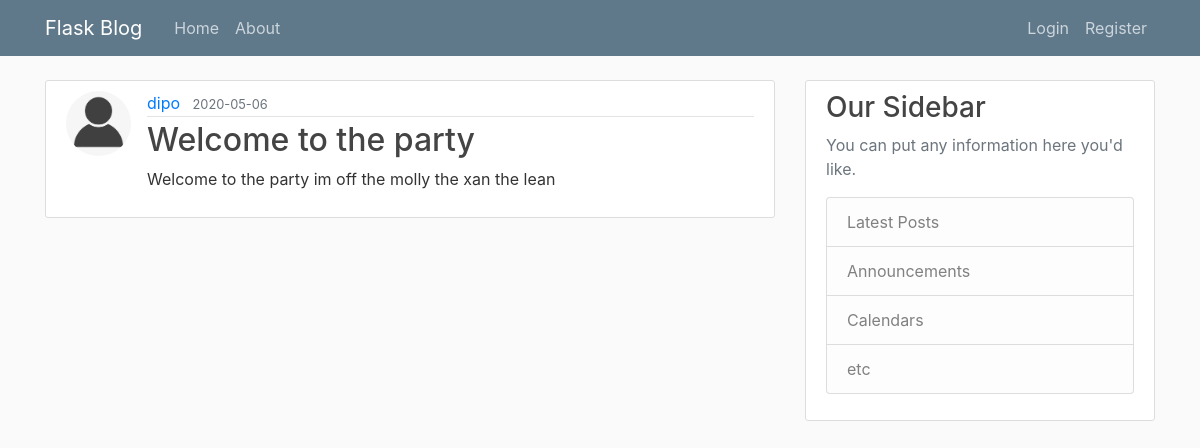
/post/1, run on the app's committed database.
### FlaskBlog/models.py (models this page shows, shortened)
class User(db.Model,UserMixin):
    id = db.Column(db.Integer, primary_key = True)
    username = db.Column(db.String(20), unique = True, nullable = False)
    email = db.Column(db.String(120), unique = True, nullable = False)
    profile_image = db.Column(db.String(20), nullable = False, default = "default.jpg")
    password = db.Column(db.String(60), nullable = False)
    post = db.relationship('Post', backref = "author", lazy = True)

class Post(db.Model):
    id = db.Column(db.Integer, primary_key = True)
    title = db.Column(db.String(100),nullable = False,)
    time = db.Column(db.DateTime, nullable = False, default = datetime.utcnow)
    content = db.Column(db.Text, nullable = False)
    user_id = db.Column(db.Integer, db.ForeignKey('user.id'), nullable=False)

### FlaskBlog/posts/routes.py (the view)
@posts.route("/post/<int:post_id>")
def post(post_id):
    post = Post.query.get_or_404(post_id) #returns a 404 message is the post does not exist
    return render_template("post.html", title=post.title, post=post)

### FlaskBlog/templates/post.html (shortened to what this page needs)
{% extends "layout.html" %}
{% block content %}
    <article class="media content-section">
         <img class="rounded-circle article-img" src="{{ url_for('static', filename='profile_pics/' + post.author.profile_image) }}">
         <div class="media-body">
             <div class="article-metadata">
                 <a class="mr-2" href="#">{{ post.author.username }}</a>
                 <small class="text-muted">{{ post.time.strftime("%Y-%m-%d") }}</small>
             </div>
             <h2 class="article-title">{{ post.title }}</a></h2>
             <p class="article-content">{{ post.content }}</p>
         </div>
    </article>
{% endblock content %}

### FlaskBlog/static/main.css (style rules this page uses)
body { background: #fafafa; color: #333333; margin-top: 5rem; }
h1, h2, h3, h4, h5, h6 { color: #444444; }
.content-section { background: #ffffff; padding: 10px 20px; border: 1px solid #dddddd; border-radius: 3px; margin-bottom: 20px; }
.article-title { color: #444444; }
.article-content { white-space: pre-line; }
.article-img { height: 65px; width: 65px; margin-right: 16px; }
.article-metadata { padding-bottom: 1px; margin-bottom: 4px; border-bottom: 1px solid #e3e3e3 }

### data on the page
User: profile_image (placeholder picture), author.username "dipo"
Post: time "2020-05-06", title "Welcome to the party", content "Welcome to the party im off the molly the xan the lean"
